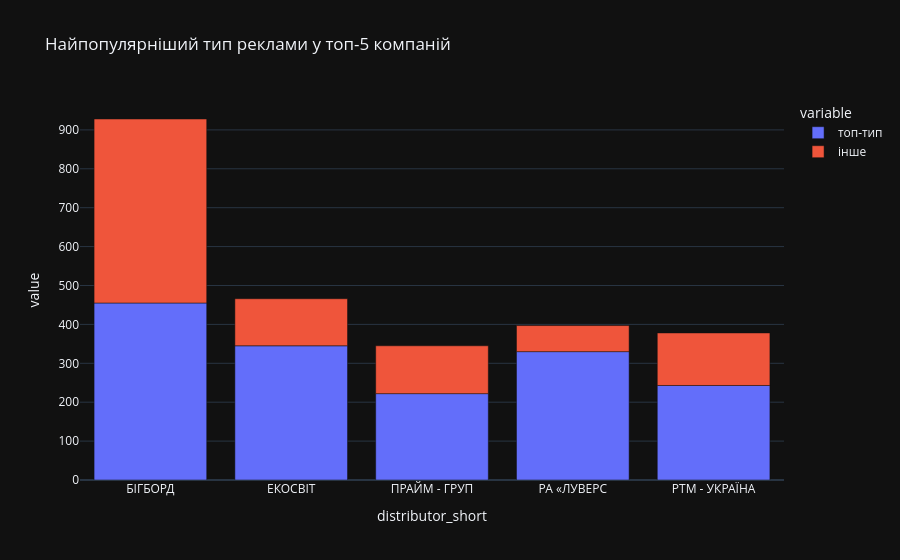

Notebook cell for this chart:
### Code cell
top5 = merged_df["distributor"].value_counts().head(5).index
data = merged_df[merged_df["distributor"].isin(top5)].assign(
    distributor_short=lambda d: d["distributor"].map(short_name)
)

ct = pd.crosstab(data["distributor_short"], data["type"].astype(str))

top_type_name = ct.idxmax(axis=1)   # <-- вот эта строка недостающая
top_type_value = ct.max(axis=1)

chart_df = pd.DataFrame({
    "топ-тип": top_type_value,
    "інше": ct.sum(axis=1) - top_type_value,
})
print(pd.DataFrame({"top_type": top_type_name, "count": top_type_value}))  # печатаем название

fig = px.bar(chart_df, title="Найпопулярніший тип реклами у топ-5 компаній")
fig.show()

### Figure 1 — Plotly figure (JSON) as saved in the notebook; plotly's stock layout.template omitted (floating-point values rounded to 4 significant figures)
{"data": [{"hovertemplate": "variable=топ-тип<br>distributor_short=%{x}<br>value=%{y}<extra></extra>", "legendgroup": "топ-тип", "marker": {"color": "#636efa", "pattern": {"shape": ""}}, "name": "топ-тип", "orientation": "v", "showlegend": true, "textposition": "auto", "x": ["БІГБОРД", "ЕКОСВІТ", "ПРАЙМ - ГРУП", "РА «ЛУВЕРС", "РТМ - УКРАЇНА"], "xaxis": "x", "y": [455, 345, 222, 330, 243], "yaxis": "y", "type": "bar"}, {"hovertemplate": "variable=інше<br>distributor_short=%{x}<br>value=%{y}<extra></extra>", "legendgroup": "інше", "marker": {"color": "#EF553B", "pattern": {"shape": ""}}, "name": "інше", "orientation": "v", "showlegend": true, "textposition": "auto", "x": ["БІГБОРД", "ЕКОСВІТ", "ПРАЙМ - ГРУП", "РА «ЛУВЕРС", "РТМ - УКРАЇНА"], "xaxis": "x", "y": [473, 121, 123, 67, 135], "yaxis": "y", "type": "bar"}], "layout": {"xaxis": {"anchor": "y", "domain": [0.0, 1.0], "title": {"text": "distributor_short"}}, "yaxis": {"anchor": "x", "domain": [0.0, 1.0], "title": {"text": "value"}}, "legend": {"title": {"text": "variable"}, "tracegroupgap": 0}, "title": {"text": "Найпопулярніший тип реклами у топ-5 компаній"}, "barmode": "relative"}}
